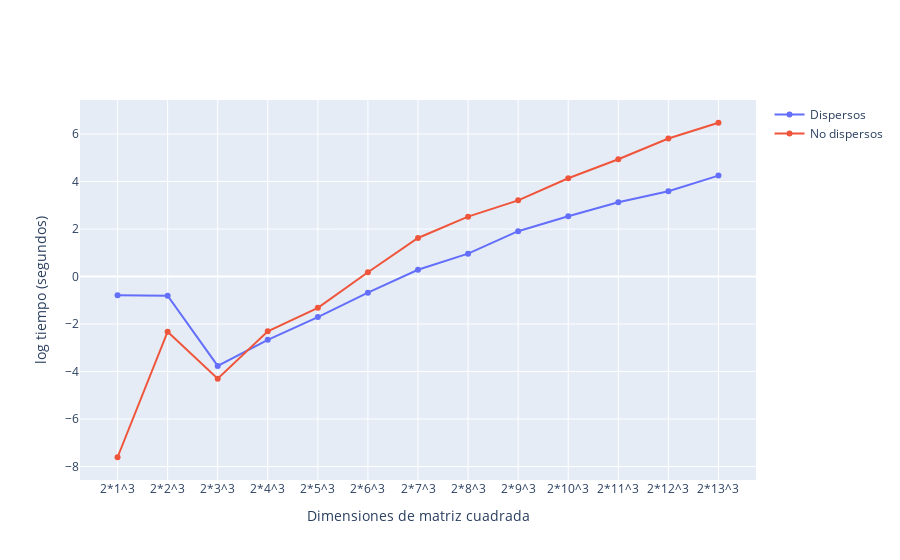

Write notebook code for a chart like this one.
### Code cell
fig = go.Figure(layout=dict(xaxis=dict(title="Dimensiones de matriz cuadrada"), 
                            yaxis=dict(title="log tiempo (segundos)")))
fig.add_scatter(x=dimensiones, y=np.log(dispersos), name="Dispersos")
fig.add_scatter(x=dimensiones, y=np.log(no_dispersos), name="No dispersos")
fig.show()

### Figure 1 — Plotly figure (JSON) as saved in the notebook; plotly's stock layout.template omitted (floating-point values rounded to 4 significant figures)
{"data": [{"name": "Dispersos", "type": "scatter", "x": ["2*1^3", "2*2^3", "2*3^3", "2*4^3", "2*5^3", "2*6^3", "2*7^3", "2*8^3", "2*9^3", "2*10^3", "2*11^3", "2*12^3", "2*13^3"], "y": [-0.7869, -0.809, -3.763, -2.664, -1.706, -0.6787, 0.2852, 0.9628, 1.911, 2.537, 3.126, 3.59, 4.251]}, {"name": "No dispersos", "type": "scatter", "x": ["2*1^3", "2*2^3", "2*3^3", "2*4^3", "2*5^3", "2*6^3", "2*7^3", "2*8^3", "2*9^3", "2*10^3", "2*11^3", "2*12^3", "2*13^3"], "y": [-7.608, -2.32, -4.298, -2.306, -1.316, 0.1839, 1.623, 2.522, 3.208, 4.139, 4.94, 5.81, 6.476]}], "layout": {"xaxis": {"title": {"text": "Dimensiones de matriz cuadrada"}}, "yaxis": {"title": {"text": "log tiempo (segundos)"}}}}
